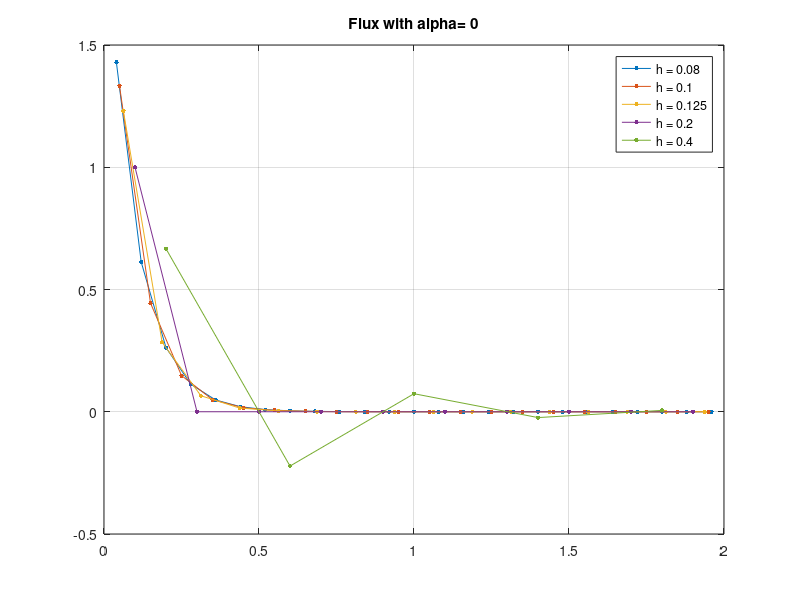
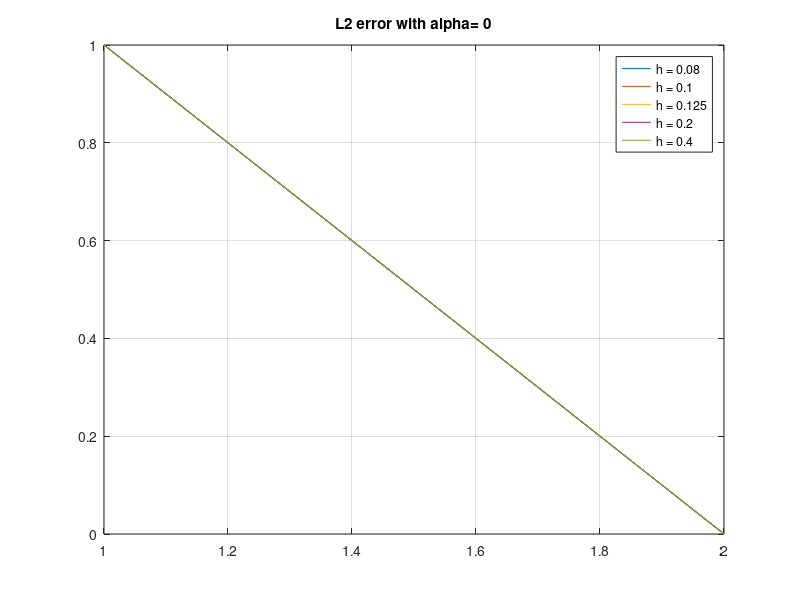

These charts were generated, in order, by the following MATLAB code:
% 1D Transport Solver

%% INITIALIZE VARIABLES - generic
clear all
close all
clc
h=[0.08 0.1 0.125 0.2 0.4];
x_l=0;
x_r=2;
phi_l_pos=2;
phi_l_neg=0;
flag=0;

tol=0.000001;
 %% INITIALIZE VARIABLES - SPECIFIC TO PROBLEM SUBPART
S_t=1;
S_s=0; %%%SET TO ZERO for part 1&2, 0.5 for part 3
Q=0; %%%SET TO ZERO for part 1&2 , 1 for part 3
alpha=0;
a_pos=[0.1]; %%%SET TO [0.1] for part 1&2, [0.2, 0.7] for part 3
a_neg=-a_pos;
alphaset=[0]; %%%SET to 0 in part 1 and [-0.9 -0.5 0.25 0.5 0.9] in part 2, [-0.5, 0, 0.5] for part 3

%% SOLVER
% LOOP FOR WEIGTHS IN THE WDD SCHEME
for wdd=1:length(alphaset)
    alpha=alphaset(wdd);
% LOOP FOR MESH SPACING
for p=1:length(h)
ScalarOld=zeros(1,(x_r-x_l)/h(p));  
flux=zeros(length(a_pos)+length(a_neg),1+2*(x_r-x_l)/h(p));
AllScalar=zeros(1,size(flux,2));
flux(1:length(a_pos),1)=phi_l_pos;
%flux(length(a_pos)+1:end,1)=phi_l_pos;
weights=1/(length(a_pos));
AllScalar=weights*sum(flux);
the_error=0;
x=1;
iteration=1;
%LOOP FOR CONVERGENCE
while (the_error>tol || iteration==1)
    %LOOP FOR SOURCE TERM COMPUTATION
   for a=1:length(a_pos)
       Q_sc=(S_s)*AllScalar;
       Q_tot=Q/(length(a_pos)+length(a_neg))+Q_sc;
       %LOOP FOR FORWARD SWEEPING
       for x=2:2:floor(2*(x_r-x_l)/h(p))
           flux(a,x)=(Q_tot(x)+(2*(abs(a_pos(a))/h(p))/(1+alpha))*flux(a,x-1))./(S_t+(2*(abs(a_pos(a))/h(p))/(1+alpha)));
           flux(a,x+1)=(2/(1+alpha))*flux(a,x)-((1-alpha)/(1+alpha))*flux(a,x-1);
       end
   end
   %now we apply reflecting boundary condition
   for a=1:length(a_pos)
       flux(a+length(a_pos),end)=flux(a,end);
   end
   %now we do the negative sweep
   %LOOP FOR SOURCE TERM
   for a=length(a_pos)+1:length(a_pos)+length(a_neg)
       Q_sc=(S_s)*AllScalar;
       Q_tot=Q/(length(a_pos)+length(a_neg))+Q_sc;
       % LOOP FOR BACKWARD SWEEPING
       for x=floor(2*(x_r-x_l))/h(p):-2:2
           flux(a,x)=(Q_tot(x)+(2*(abs(a_neg(a-length(a_pos)))/h(p))/(1-alpha))*flux(a,x+1))./(S_t+(2*(abs(a_neg(a-length(a_pos)))/h(p))/(1-alpha)));
           flux(a,x-1)=(2/(1-alpha))*flux(a,x)-((1+alpha)/(1-alpha))*flux(a,x+1);
       end
   end
   %COMPUTE SCALAR FLUX (CENTER-CELLS)
   AllScalar=weights*sum(flux);
   Scalar=AllScalar(2:2:end);
   L2_error(iteration)=sqrt(sum(abs(Scalar.^2-ScalarOld.^2)))/sqrt(sum(abs(Scalar.^2)));
   the_error=L2_error(iteration);
   ScalarOld=Scalar;
   iteration=iteration+1;
end

%%PLOTS

%PLOT Cell-centered SCALAR FLUX AND ERRORS (2 WINDOWS, IN EACH WINDOW ONE PLT PER VALUE
%OF ALPHA WDD
txt=['h = ', num2str(h(p))];
txta=['Flux with alpha= ', num2str(alpha)];
txtb=['L2 error with alpha= ', num2str(alpha)];
figure(1)
subplot(length(alphaset),1,wdd)
plot(linspace(x_l+h(p)/2,x_r-h(p)/2,(x_r-x_l)/h(p)), Scalar,'.-','MarkerSize',10,'DisplayName',txt);
%plot([x_l linspace(x_l+h(p)/2,x_r-h(p)/2,(x_r-x_l)/h(p)) x_r],[AllScalar(1) Scalar AllScalar(end)],'.-','MarkerSize',10,'DisplayName',txt);
hold on
grid on
legend show
title(txta)
figure(2)
subplot(length(alphaset),1,wdd)
 plot(1:iteration-1,L2_error,'DisplayName',txt);
 hold on
 grid on
legend show
 title(txtb)
Err=L2_error;

clear L2_error;
end

end